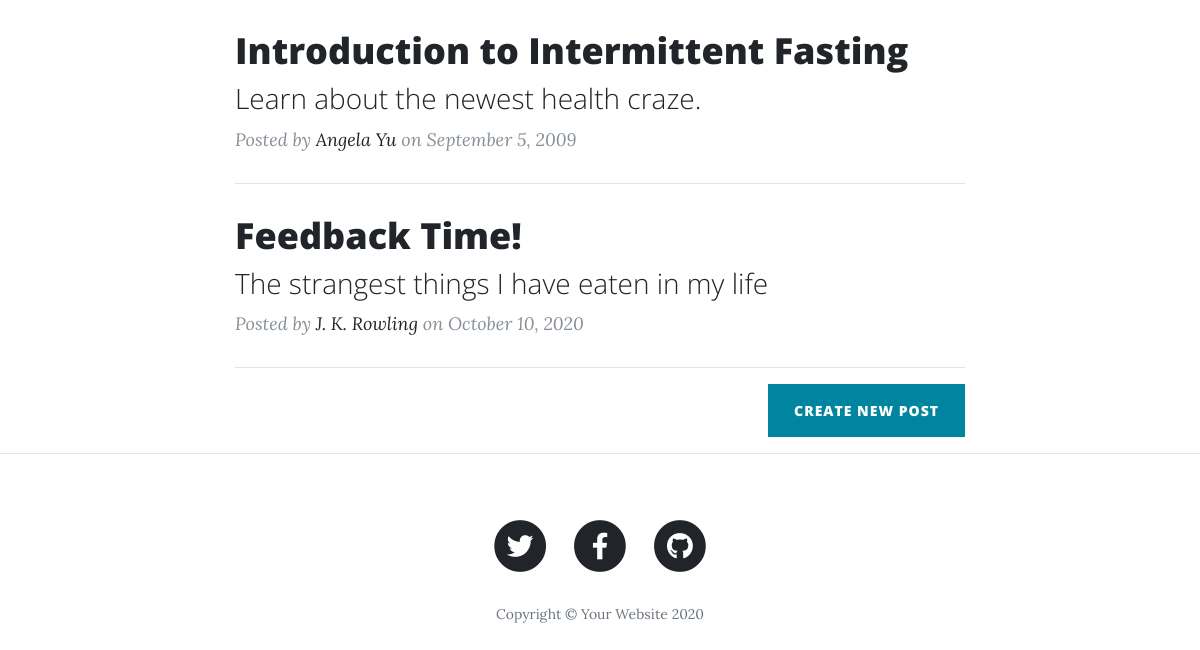
Before: / (lower part) with the older database file.
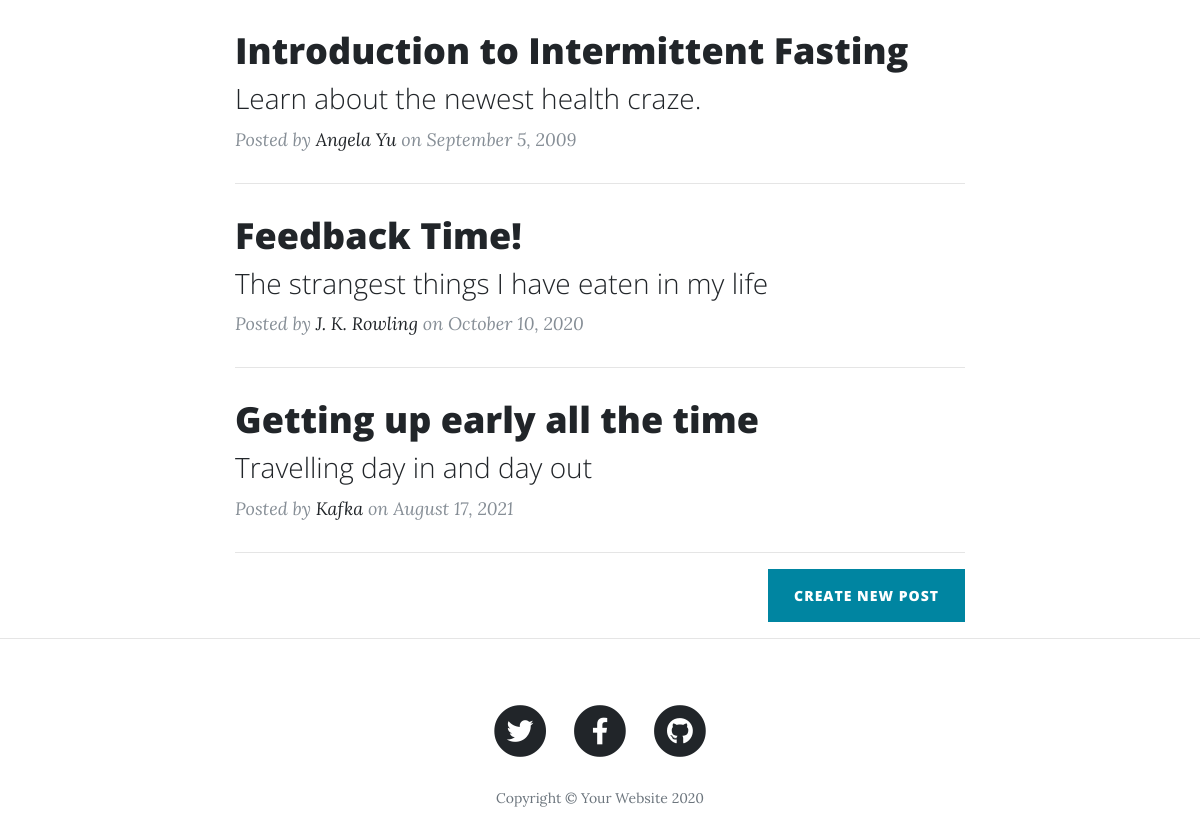
After: the same page with the newer database file.
### main.py (models this page shows)
class BlogPost(db.Model):
    id = db.Column(db.Integer, primary_key=True)
    title = db.Column(db.String(250), unique=True, nullable=False)
    subtitle = db.Column(db.String(250), nullable=False)
    date = db.Column(db.String(250), nullable=False)
    body = db.Column(db.Text, nullable=False)
    author = db.Column(db.String(250), nullable=False)
    img_url = db.Column(db.String(250), nullable=False)

### main.py (the view)
@app.route("/")
def get_all_posts():
    posts = BlogPost.query.all()
    return render_template("index.html", all_posts=posts)

### templates/index.html (shortened to what this page needs)
{% include "header.html" %}
<div class="container">
  <div class="row">
    <div class="col-lg-8 col-md-10 mx-auto">
      {% for post in all_posts %}
      <div class="post-preview">
        <a href="{{ url_for('show_post', post_id=post.id) }}">
          <h2 class="post-title">{{post.title}}</h2>
          <h3 class="post-subtitle">{{post.subtitle}}</h3>
        </a>
        <p class="post-meta">
          Posted by
          <a href="#">{{post.author}}</a>
          on {{post.date}}
        </p>
      </div>
      <hr />
      {% endfor %}
      <div class="clearfix">
        <a
          class="btn btn-primary float-right"
          href="{{url_for('add_new_post')}}"
          >Create New Post</a
        >
      </div>
    </div>
  </div>
</div>
<hr />
{% include "footer.html" %}

### templates/header.html (shortened to what this page needs)
<!DOCTYPE html>
<html lang="en">
<head>
  <link href="{{ url_for('static', filename='vendor/bootstrap/css/bootstrap.min.css') }}" rel="stylesheet">
  <link href="{{ url_for('static', filename='vendor/fontawesome-free/css/all.min.css')}}" rel="stylesheet" type="text/css">
  <link href="{{ url_for('static', filename='css/clean-blog.min.css')}}" rel="stylesheet">
</head>
<body>

### templates/footer.html (shortened to what this page needs)
  <footer>
    <div class="container">
      <div class="row">
        <div class="col-lg-8 col-md-10 mx-auto">
          <ul class="list-inline text-center">
            <li class="list-inline-item">
              <a href="#">
                <span class="fa-stack fa-lg">
                  <i class="fas fa-circle fa-stack-2x"></i>
                  <i class="fab fa-twitter fa-stack-1x fa-inverse"></i>
                </span>
              </a>
            </li>
            <li class="list-inline-item">
              <a href="#">
                <span class="fa-stack fa-lg">
                  <i class="fas fa-circle fa-stack-2x"></i>
                  <i class="fab fa-facebook-f fa-stack-1x fa-inverse"></i>
                </span>
              </a>
            </li>
            <li class="list-inline-item">
              <a href="#">
                <span class="fa-stack fa-lg">
                  <i class="fas fa-circle fa-stack-2x"></i>
                  <i class="fab fa-github fa-stack-1x fa-inverse"></i>
                </span>
              </a>
            </li>
          </ul>
          <p class="copyright text-muted">Copyright &copy; Your Website 2020</p>
        </div>
      </div>
    </div>
  </footer>
</body>
</html>

Changed rows visible on the page:
added BlogPost: title "Getting up early all the time", subtitle "Travelling day in and day out", author "Kafka", date "August 17, 2021"
